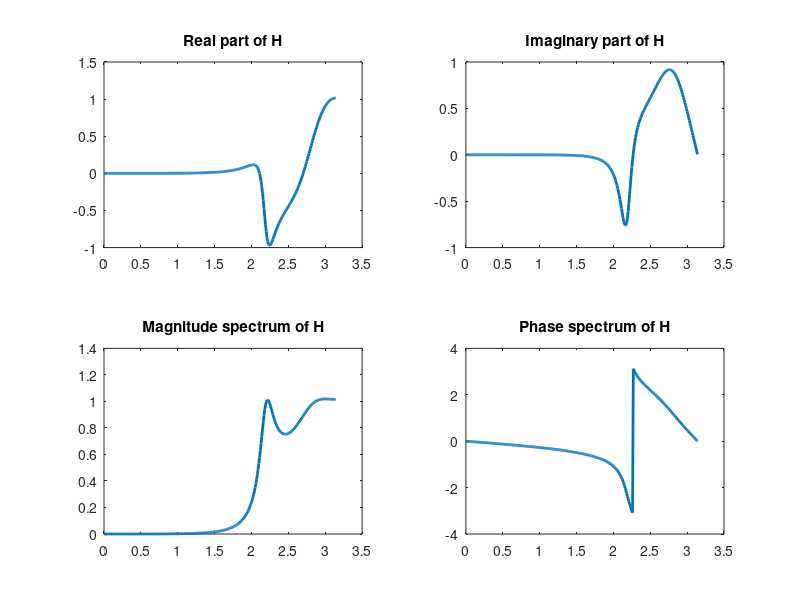

Source code (MATLAB):
pkg load signal;
num = [0.008 -0.033 0.05 -0.033 0.008];
den = [1 2.37 2.7 1.6 0.4];
w = [0:0.01:3.14];
H = freqz(num, den, w);
plot(w, real(H));
set(groot,'defaultLineLineWidth',2.0)
figure(1);
subplot(2, 2, 1); plot(w, real(H));
title("Real part of H");
subplot(2, 2, 2); plot(w, imag(H));
title("Imaginary part of H");
subplot(2, 2, 3); plot(w, abs(H));
title("Magnitude spectrum of H");
subplot(2, 2, 4); plot(w, angle(H));
title("Phase spectrum of H");
pause;
